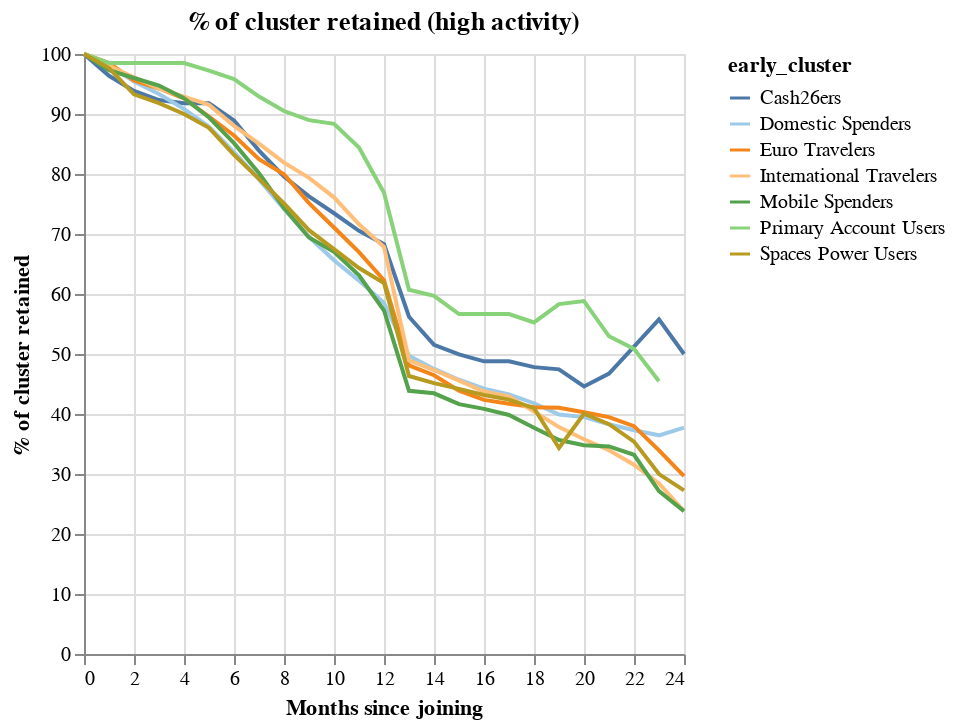

Notebook cell for this chart:
### Code cell
df = pd.read_csv("churn.csv")

df = df.loc[df["early_cluster"].isna() == False, :]
df["market"] = df["market"].str.strip()

##keep at least 1 year old cohorts
df = df.loc[
    pd.to_datetime(df["subscription_valid_from"]) <= pd.to_datetime("2020-01-01"), :
]
df["month"] = pd.to_datetime(df["subscription_valid_from"]).dt.to_period("M")

df = df.loc[
    :,
    [
        "early_cluster",
        "user_id",
        "churn_age",
        "market",
        "churned",
        "month",
        "activity_group",
    ],
]
df["key"] = 1

helper = pd.DataFrame(df["churn_age"].unique(), columns=["running_month"])
helper["key"] = 1
# join helper table
df = df.merge(helper, on=["key"])

df = df.loc[df["running_month"] <= df["churn_age"], :]

df = (
    df.groupby(["early_cluster", "month", "activity_group", "running_month"])["user_id"]
    .agg("nunique")
    .reset_index()
)

x = (
    df.loc[df["running_month"] == 0, :]
    .groupby(["month", "activity_group", "early_cluster"])["user_id"]
    .agg("sum")
    .reset_index()
)
x.columns = ["month", "activity_group", "early_cluster", "total"]
df = df.merge(x, on=["month", "activity_group", "early_cluster"])

df["perc"] = 100 * df["user_id"] / df["total"]

df = (
    df.groupby(["running_month", "activity_group", "early_cluster"])["perc"]
    .agg("mean")
    .reset_index()
)

alt.Chart(
    df.loc[(df["running_month"] <= 24) & (df["activity_group"] == "High Activity"), :]
).mark_line().encode(
    x=alt.X("running_month:Q", axis=alt.Axis(title="Months since joining")),
    y=alt.Y("sum(perc):Q", axis=alt.Axis(title="% of cluster retained")),
    color=alt.Color("early_cluster:N", scale=alt.Scale(scheme="tableau20")),
).properties(
    width=300, height=300, title="% of cluster retained (high activity)"
)

### Figure 1 — Vega-Lite specification as saved in the notebook (floating-point values rounded to 4 significant figures; data arrays with more than 128 entries replaced by an {"elided": "..."} marker saying what was removed)
{"config": {"view": {"continuousWidth": 400, "continuousHeight": 300}}, "data": {"name": "data-886aa8923751b0922fcc3597137bbbe7"}, "mark": "line", "encoding": {"color": {"type": "nominal", "field": "early_cluster", "scale": {"scheme": "tableau20"}}, "x": {"type": "quantitative", "axis": {"title": "Months since joining"}, "field": "running_month"}, "y": {"type": "quantitative", "aggregate": "sum", "axis": {"title": "% of cluster retained"}, "field": "perc"}}, "height": 300, "title": "% of cluster retained (high activity)", "width": 300, "$schema": "https://vega.github.io/schema/vega-lite/v4.8.1.json", "datasets": {"data-886aa8923751b0922fcc3597137bbbe7": {"elided": "174 records"}}}
